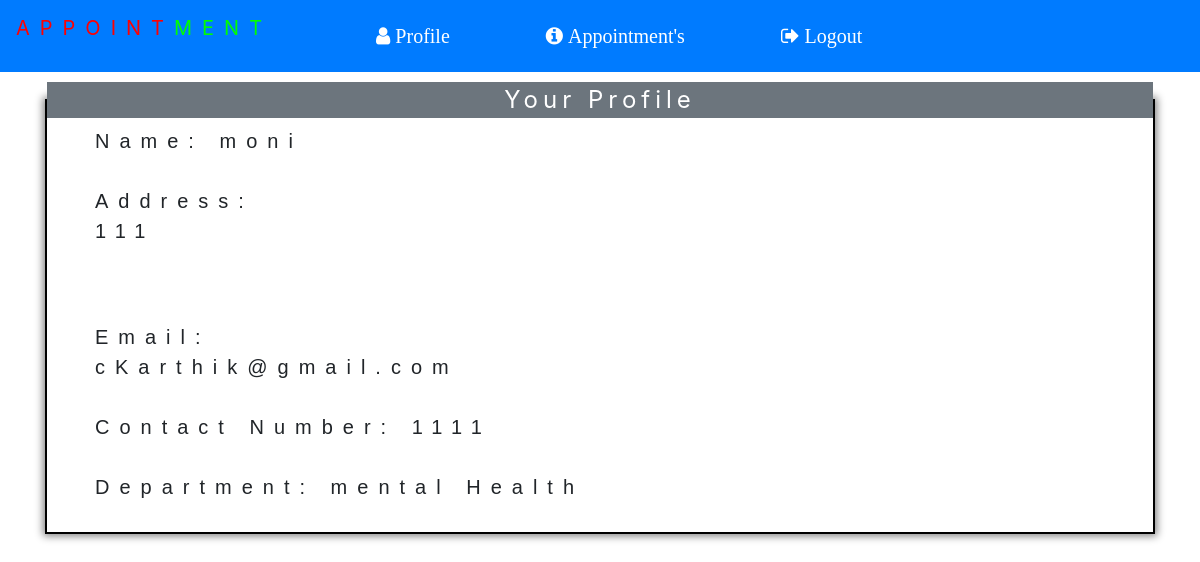
Page /doctorpanel.php (signed in) on the committed database.
### tables this page shows
CREATE TABLE `doctor` (
  `name` varchar(255) DEFAULT NULL,
  `address` varchar(255) DEFAULT NULL,
  `number` int(255) DEFAULT NULL,
  `email` varchar(255) DEFAULT NULL,
  `password` varchar(255) DEFAULT NULL,
  `category` varchar(255) DEFAULT NULL,
  `id` int(255) NOT NULL
);

### doctorpanel.php (the view, shortened to what this page needs)
<?php
include("process.php");
if(!isset($_SESSION['did']))
{
    header("location:index.html");
    exit;
}
else if(!isset($_SERVER['HTTP_REFERER']))
{
    header("location:index.html");
    exit;
}
else
{
    $did=$_SESSION['did'];
}
?>
<!DOCTYPE html>
<html lang="en">
    <head>
     </head>
<link rel="stylesheet" href="https://stackpath.bootstrapcdn.com/bootstrap/4.5.0/css/bootstrap.min.css">
<link rel="stylesheet" href="https://cdnjs.cloudflare.com/ajax/libs/font-awesome/4.7.0/css/font-awesome.min.css">
<link rel="stylesheet" href="https://cdnjs.cloudflare.com/ajax/libs/font-awesome/4.7.0/css/font-awesome.min.css">
<body>
<nav class=" navbar navbar-expand-md  navbar navbar-dark navbar-custom bg-primary justify-content-center">
<p class="navbar-brand" style="letter-spacing:10px;color:red;">APPOINT<span style="color:lime">MENT</span></p>
		<div class="collapse navbar-collapse" id="navbarNav">
			<ul class="navbar-nav nav nav-pills nav-fill ">
			 <li class="nav-item active">
			   <a class="nav-link" href="#first" data-toggle="tab"><i class="fa fa-user">&nbsp;Profile</i></a></li>
			   <li class="nav-item active"><a class="nav-link" data-toggle="tab" href="#second"><i class="fa fa-info-circle">&nbsp;Appointment's</i></a></li>
			   <li class="nav-item active"><a class="nav-link"  href="logout.php"><i class="fa fa-sign-out">&nbsp;Logout</i></a></li>
			   </ul>
         </div>
              </nav>
    <div class="tab-content">
  <div class="container tab-pane <?php
if(!empty($_GET['id']))
$_GET['id']==='write'?'fade':'active';
else
echo "active";
  ?>"  id="first">
   <div class="row">
      <div class="col-12">
        <?php
           $sl="select * from doctor where id='$did'";
           $result=mysqli_query($conn,$sl);
           while($row=mysqli_fetch_array($result))
           {
               ?>
                <fieldset style="border:2px solid black;box-shadow:0px 0px 8px 2px grey;margin-top:10px;"><legend class="text-center bg-secondary" style="color:white;letter-spacing:5px;" >Your Profile</legend>
                <form class="ml-5">
                 Name:&nbsp;<?php echo $row['name'];?></br></br>
                 Address:&nbsp;<address><?php echo $row['address'];?></address></br></br>
                 Email:&nbsp;</br><span ><?php echo $row['email'];?></span></br></br>
                 Contact Number:&nbsp;<?php echo $row['number'];?></br></br>
                 Department:&nbsp;<?php echo $row['category'];?></br></br>
               </form>
             </fieldset>
               <?php
           }
        ?>
      </div>
   </div>
   </div>
  </div>
</body>
</html>

### doctorpanel.php (style rules this page uses)
.navbar-custom .navbar-nav>li>a { font-size:20px; margin-left:80px; font-style:verdana; }
#first form { font-size:20px; font-weight:200; letter-spacing:10px; font-style:verdana; font-family:sans-serif; }

### rows in the picture
doctor: name "moni", address "111", email "cKarthik@gmail.com", number "1111", category "mental Health"
